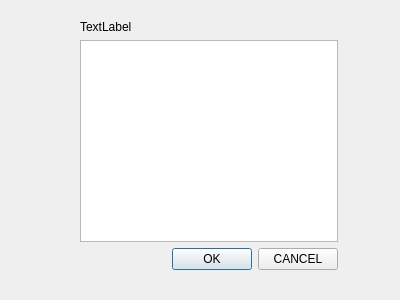
<?xml version="1.0" encoding="UTF-8"?>
<ui version="4.0">
 <class>LayoutDialog</class>
 <widget class="QDialog" name="LayoutDialog">
  <property name="geometry">
   <rect>
    <x>0</x>
    <y>0</y>
    <width>400</width>
    <height>300</height>
   </rect>
  </property>
  <property name="windowTitle">
   <string>Dialog</string>
  </property>
  <widget class="QWidget" name="">
   <property name="geometry">
    <rect>
     <x>80</x>
     <y>20</y>
     <width>258</width>
     <height>250</height>
    </rect>
   </property>
   <layout class="QVBoxLayout" name="verticalLayout">
    <item>
     <widget class="QLabel" name="label">
      <property name="text">
       <string>TextLabel</string>
      </property>
      <property name="buddy">
       <cstring>textEdit</cstring>
      </property>
     </widget>
    </item>
    <item>
     <widget class="QTextEdit" name="textEdit"/>
    </item>
    <item>
     <layout class="QHBoxLayout" name="horizontalLayout">
      <item>
       <spacer name="horizontalSpacer">
        <property name="orientation">
         <enum>Qt::Horizontal</enum>
        </property>
        <property name="sizeHint" stdset="0">
         <size>
          <width>40</width>
          <height>20</height>
         </size>
        </property>
       </spacer>
      </item>
      <item>
       <widget class="QPushButton" name="ok_button">
        <property name="text">
         <string>OK</string>
        </property>
       </widget>
      </item>
      <item>
       <widget class="QPushButton" name="cancel_button">
        <property name="text">
         <string>CANCEL</string>
        </property>
       </widget>
      </item>
     </layout>
    </item>
   </layout>
  </widget>
 </widget>
 <tabstops>
  <tabstop>ok_button</tabstop>
  <tabstop>textEdit</tabstop>
  <tabstop>cancel_button</tabstop>
 </tabstops>
 <resources/>
 <connections/>
</ui>
